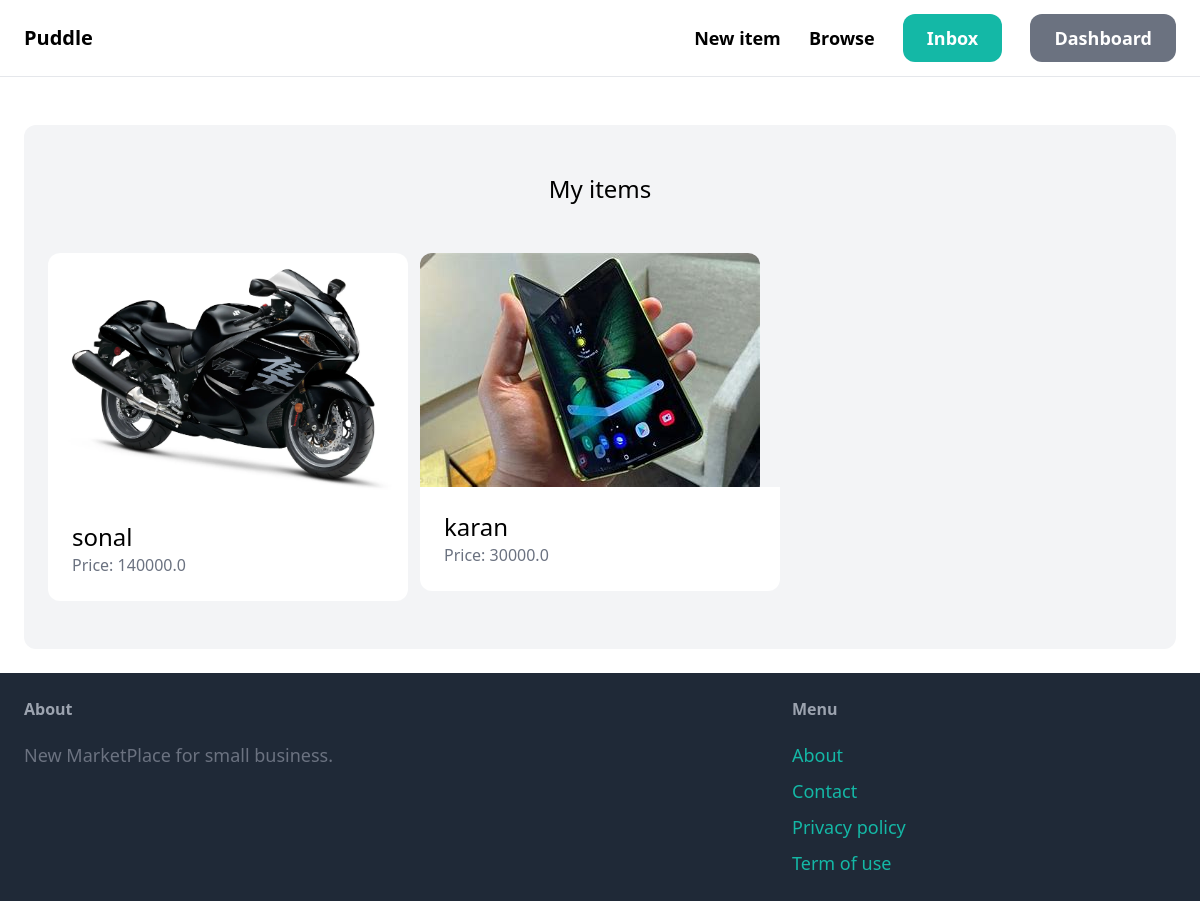
The app's page /dashboard/ (signed in) with its own data.
### item/models.py (models this page shows, shortened)
class Item(models.Model):
    category = models.ForeignKey(Category, related_name='items', on_delete=models.CASCADE)
    name = models.CharField(max_length=255)
    description = models.TextField(blank=True, null=True)
    price = models.FloatField()
    image = models.ImageField(upload_to='item_images', blank=True, null=True)
    is_sold = models.BooleanField(default=False)
    created_by = models.ForeignKey(User, related_name='items', on_delete=models.CASCADE)
    created_at = models.DateTimeField(auto_now_add=True)

### dashboard/views.py (the view)
# urls.py: path('', views.index, name='index'),
@login_required
def index(request):
    items = Item.objects.filter(created_by=request.user)
    return render(request, 'dashboard/index.html', {
        'items': items,
    })

### dashboard/templates/dashboard/index.html (shortened to what this page needs)
{% extends 'core/base.html' %}
{% block content %}
    <div class="mt-6 px-6 py-12 bg-gray-100 rounded-xl">
        <h2 class="mb-12 text-2xl text-center">My items</h2>
        <div class="grid grid-cols-3 gap-3">
            {% for item in items %}
                <div>
                    <a href="{% url 'item:detail' item.id %}">
                        <div>
                            <img src="{{ item.image.url }}" class="rounded-t-xl">
                        </div>
                        <div class="p-6 bg-white rounded-b-xl">
                            <h2 class="text-2xl">{{ item.name }}</h2>
                            <p class="text-gray-500">Price: {{ item.price }}</p>
                        </div>
                    </a>
                </div>
            {% endfor %}
        </div>
    </div>
{% endblock %}

### records on screen
Item: image (picture), name "sonal", price "140000.0"
Item: image (picture), name "karan", price "30000.0"
